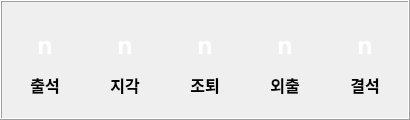
       <widget class="QFrame" name="frame_7">
        <property name="geometry">
         <rect>
          <x>20</x>
          <y>720</y>
          <width>410</width>
          <height>120</height>
         </rect>
        </property>
        <property name="minimumSize">
         <size>
          <width>410</width>
          <height>50</height>
         </size>
        </property>
        <property name="maximumSize">
         <size>
          <width>410</width>
          <height>120</height>
         </size>
        </property>
        <property name="font">
         <font>
          <family>맑은 고딕</family>
         </font>
        </property>
        <property name="frameShape">
         <enum>QFrame::Box</enum>
        </property>
        <property name="frameShadow">
         <enum>QFrame::Raised</enum>
        </property>
        <widget class="QLabel" name="label_40">
         <property name="geometry">
          <rect>
           <x>20</x>
           <y>20</y>
           <width>50</width>
           <height>50</height>
          </rect>
         </property>
         <property name="font">
          <font>
           <family>맑은 고딕</family>
          </font>
         </property>
         <property name="text">
          <string/>
         </property>
         <property name="pixmap">
          <pixmap>src/icon05.png</pixmap>
         </property>
         <property name="scaledContents">
          <bool>true</bool>
         </property>
        </widget>
        <widget class="QLabel" name="label_41">
         <property name="geometry">
          <rect>
           <x>100</x>
           <y>20</y>
           <width>50</width>
           <height>50</height>
          </rect>
         </property>
         <property name="font">
          <font>
           <family>맑은 고딕</family>
          </font>
         </property>
         <property name="text">
          <string/>
         </property>
         <property name="pixmap">
          <pixmap>src/icon05.png</pixmap>
         </property>
         <property name="scaledContents">
          <bool>true</bool>
         </property>
        </widget>
        <widget class="QLabel" name="label_42">
         <property name="geometry">
          <rect>
           <x>180</x>
           <y>20</y>
           <width>50</width>
           <height>50</height>
          </rect>
         </property>
         <property name="font">
          <font>
           <family>맑은 고딕</family>
          </font>
         </property>
         <property name="text">
          <string/>
         </property>
         <property name="pixmap">
          <pixmap>src/icon05.png</pixmap>
         </property>
         <property name="scaledContents">
          <bool>true</bool>
         </property>
        </widget>
        <widget class="QLabel" name="label_44">
         <property name="geometry">
          <rect>
           <x>260</x>
           <y>20</y>
           <width>50</width>
           <height>50</height>
          </rect>
         </property>
         <property name="font">
          <font>
           <family>맑은 고딕</family>
          </font>
         </property>
         <property name="text">
          <string/>
         </property>
         <property name="pixmap">
          <pixmap>src/icon05.png</pixmap>
         </property>
         <property name="scaledContents">
          <bool>true</bool>
         </property>
        </widget>
        <widget class="QLabel" name="label_45">
         <property name="geometry">
          <rect>
           <x>340</x>
           <y>20</y>
           <width>50</width>
           <height>50</height>
          </rect>
         </property>
         <property name="font">
          <font>
           <family>맑은 고딕</family>
          </font>
         </property>
         <property name="text">
          <string/>
         </property>
         <property name="pixmap">
          <pixmap>src/icon05.png</pixmap>
         </property>
         <property name="scaledContents">
          <bool>true</bool>
         </property>
        </widget>
        <widget class="QLabel" name="label_days_attendance">
         <property name="geometry">
          <rect>
           <x>20</x>
           <y>20</y>
           <width>50</width>
           <height>50</height>
          </rect>
         </property>
         <property name="font">
          <font>
           <family>맑은 고딕</family>
           <pointsize>18</pointsize>
           <weight>75</weight>
           <bold>true</bold>
          </font>
         </property>
         <property name="cursor">
          <cursorShape>ArrowCursor</cursorShape>
         </property>
         <property name="styleSheet">
          <string notr="true">background-color: rgba(255, 255, 255, 0);
color: rgb(255, 255, 255);</string>
         </property>
         <property name="text">
          <string>n</string>
         </property>
         <property name="alignment">
          <set>Qt::AlignCenter</set>
         </property>
        </widget>
        <widget class="QLabel" name="label_days_late">
         <property name="geometry">
          <rect>
           <x>100</x>
           <y>20</y>
           <width>50</width>
           <height>50</height>
          </rect>
         </property>
         <property name="font">
          <font>
           <family>맑은 고딕</family>
           <pointsize>18</pointsize>
           <weight>75</weight>
           <bold>true</bold>
          </font>
         </property>
         <property name="cursor">
          <cursorShape>ArrowCursor</cursorShape>
         </property>
         <property name="styleSheet">
          <string notr="true">background-color: rgba(255, 255, 255, 0);
color: rgb(255, 255, 255);</string>
         </property>
         <property name="text">
          <string>n</string>
         </property>
         <property name="alignment">
          <set>Qt::AlignCenter</set>
         </property>
        </widget>
        <widget class="QLabel" name="label_days_earlyleave">
         <property name="geometry">
          <rect>
           <x>180</x>
           <y>20</y>
           <width>50</width>
           <height>50</height>
          </rect>
         </property>
         <property name="font">
          <font>
           <family>맑은 고딕</family>
           <pointsize>18</pointsize>
           <weight>75</weight>
           <bold>true</bold>
          </font>
         </property>
         <property name="cursor">
          <cursorShape>ArrowCursor</cursorShape>
         </property>
         <property name="styleSheet">
          <string notr="true">background-color: rgba(255, 255, 255, 0);
color: rgb(255, 255, 255);</string>
         </property>
         <property name="text">
          <string>n</string>
         </property>
         <property name="alignment">
          <set>Qt::AlignCenter</set>
         </property>
        </widget>
        <widget class="QLabel" name="label_days_out">
         <property name="geometry">
          <rect>
           <x>260</x>
           <y>20</y>
           <width>50</width>
           <height>50</height>
          </rect>
         </property>
         <property name="font">
          <font>
           <family>맑은 고딕</family>
           <pointsize>18</pointsize>
           <weight>75</weight>
           <bold>true</bold>
          </font>
         </property>
         <property name="cursor">
          <cursorShape>ArrowCursor</cursorShape>
         </property>
         <property name="styleSheet">
          <string notr="true">background-color: rgba(255, 255, 255, 0);
color: rgb(255, 255, 255);</string>
         </property>
         <property name="text">
          <string>n</string>
         </property>
         <property name="alignment">
          <set>Qt::AlignCenter</set>
         </property>
        </widget>
        <widget class="QLabel" name="label_days_absence">
         <property name="geometry">
          <rect>
           <x>340</x>
           <y>20</y>
           <width>50</width>
           <height>50</height>
          </rect>
         </property>
         <property name="font">
          <font>
           <family>맑은 고딕</family>
           <pointsize>18</pointsize>
           <weight>75</weight>
           <bold>true</bold>
          </font>
         </property>
         <property name="cursor">
          <cursorShape>ArrowCursor</cursorShape>
         </property>
         <property name="styleSheet">
          <string notr="true">background-color: rgba(255, 255, 255, 0);
color: rgb(255, 255, 255);</string>
         </property>
         <property name="text">
          <string>n</string>
         </property>
         <property name="alignment">
          <set>Qt::AlignCenter</set>
         </property>
        </widget>
        <widget class="QLabel" name="label_142">
         <property name="geometry">
          <rect>
           <x>20</x>
           <y>70</y>
           <width>50</width>
           <height>30</height>
          </rect>
         </property>
         <property name="font">
          <font>
           <family>맑은 고딕</family>
           <pointsize>12</pointsize>
           <weight>75</weight>
           <bold>true</bold>
          </font>
         </property>
         <property name="cursor">
          <cursorShape>ArrowCursor</cursorShape>
         </property>
         <property name="styleSheet">
          <string notr="true">background-color: rgba(255, 255, 255, 0);</string>
         </property>
         <property name="text">
          <string>출석</string>
         </property>
         <property name="alignment">
          <set>Qt::AlignCenter</set>
         </property>
        </widget>
        <widget class="QLabel" name="label_143">
         <property name="geometry">
          <rect>
           <x>100</x>
           <y>70</y>
           <width>50</width>
           <height>30</height>
          </rect>
         </property>
         <property name="font">
          <font>
           <family>맑은 고딕</family>
           <pointsize>12</pointsize>
           <weight>75</weight>
           <bold>true</bold>
          </font>
         </property>
         <property name="cursor">
          <cursorShape>ArrowCursor</cursorShape>
         </property>
         <property name="styleSheet">
          <string notr="true">background-color: rgba(255, 255, 255, 0);</string>
         </property>
         <property name="text">
          <string>지각</string>
         </property>
         <property name="alignment">
          <set>Qt::AlignCenter</set>
         </property>
        </widget>
        <widget class="QLabel" name="label_144">
         <property name="geometry">
          <rect>
           <x>180</x>
           <y>70</y>
           <width>50</width>
           <height>30</height>
          </rect>
         </property>
         <property name="font">
          <font>
           <family>맑은 고딕</family>
           <pointsize>12</pointsize>
           <weight>75</weight>
           <bold>true</bold>
          </font>
         </property>
         <property name="cursor">
          <cursorShape>ArrowCursor</cursorShape>
         </property>
         <property name="styleSheet">
          <string notr="true">background-color: rgba(255, 255, 255, 0);</string>
         </property>
         <property name="text">
          <string>조퇴</string>
         </property>
         <property name="alignment">
          <set>Qt::AlignCenter</set>
         </property>
        </widget>
        <widget class="QLabel" name="label_140">
         <property name="geometry">
          <rect>
           <x>260</x>
           <y>70</y>
           <width>50</width>
           <height>30</height>
          </rect>
         </property>
         <property name="font">
          <font>
           <family>맑은 고딕</family>
           <pointsize>12</pointsize>
           <weight>75</weight>
           <bold>true</bold>
          </font>
         </property>
         <property name="cursor">
          <cursorShape>ArrowCursor</cursorShape>
         </property>
         <property name="styleSheet">
          <string notr="true">background-color: rgba(255, 255, 255, 0);</string>
         </property>
         <property name="text">
          <string>외출</string>
         </property>
         <property name="alignment">
          <set>Qt::AlignCenter</set>
         </property>
        </widget>
        <widget class="QLabel" name="label_141">
         <property name="geometry">
          <rect>
           <x>340</x>
           <y>70</y>
           <width>50</width>
           <height>30</height>
          </rect>
         </property>
         <property name="font">
          <font>
           <family>맑은 고딕</family>
           <pointsize>12</pointsize>
           <weight>75</weight>
           <bold>true</bold>
          </font>
         </property>
         <property name="cursor">
          <cursorShape>ArrowCursor</cursorShape>
         </property>
         <property name="styleSheet">
          <string notr="true">background-color: rgba(255, 255, 255, 0);</string>
         </property>
         <property name="text">
          <string>결석</string>
         </property>
         <property name="alignment">
          <set>Qt::AlignCenter</set>
         </property>
        </widget>
       </widget>
